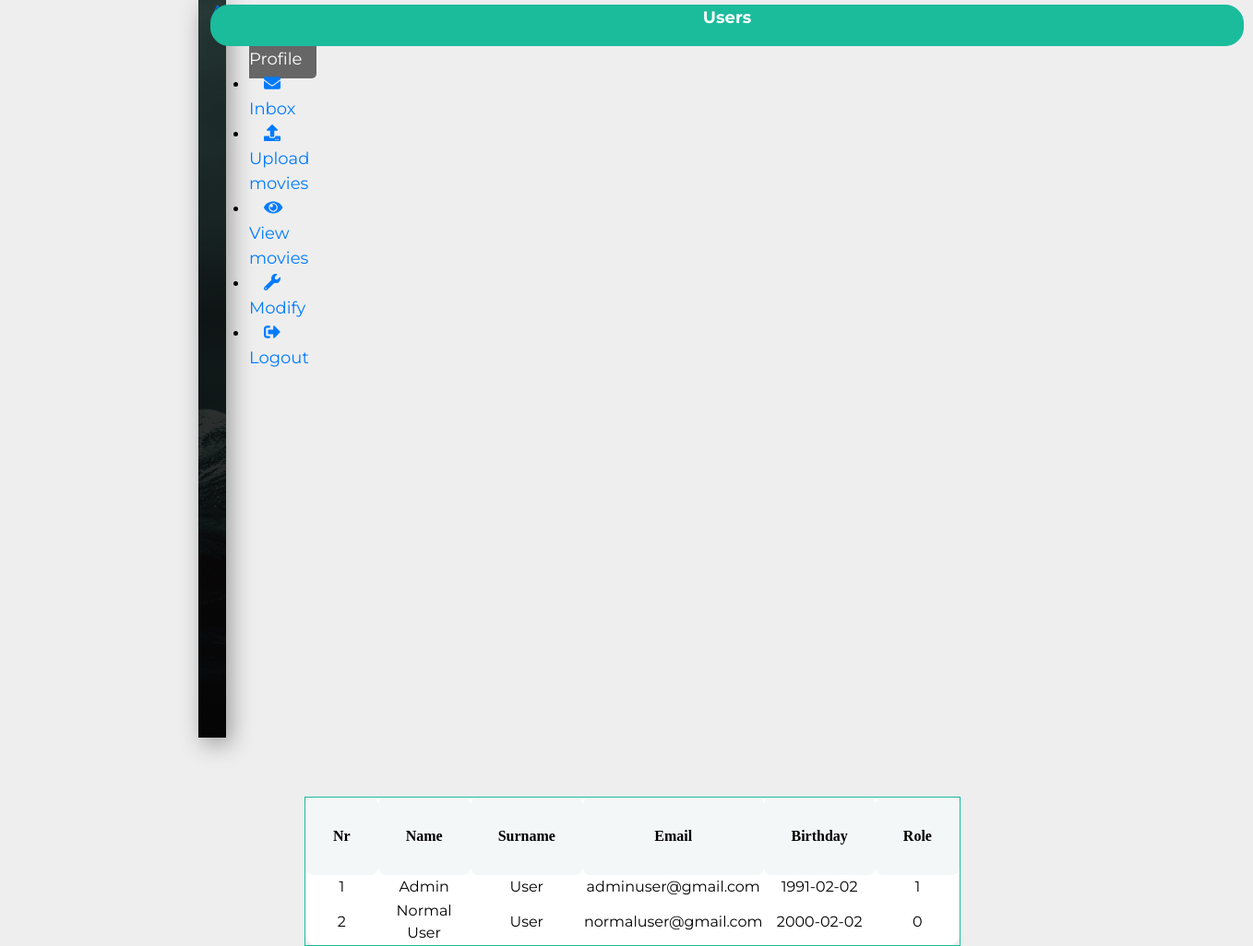
The page /final/admin/user_profile.php (signed in) on the database its author committed.
### tables this page shows
CREATE TABLE `users` (
  `id` int(11) NOT NULL,
  `name` varchar(25) NOT NULL,
  `surname` varchar(25) NOT NULL,
  `email` varchar(50) NOT NULL,
  `password` varchar(100) NOT NULL,
  `token` varchar(30) NOT NULL,
  `tokenExpire` varchar(30) NOT NULL,
  `birthday` date NOT NULL,
  `role` int(11) NOT NULL
);

### final/admin/user_profile.php (the view, shortened to what this page needs)
<?php
include "../php/config.php";
$query = "SELECT * from users";
$query_result = mysqli_query($connect,$query);
$array_user = array();
while($row = mysqli_fetch_array($query_result)){
    $array_user[$row['email']]['name'] = $row['name'];
    $array_user[$row['email']]['id'] = $row['id'];
    $array_user[$row['email']]['surname'] = $row['surname'];
    $array_user[$row['email']]['email'] = $row['email'];
    $array_user[$row['email']]['birthday'] = $row['birthday'];
    $array_user[$row['email']]['role'] = $row['role'];
}
?>
<!DOCTYPE html>
<html lang="en">
  <head>
    <link rel="stylesheet" href="bootstrap.min.css" type="text/css">
    <link rel="stylesheet" href="admin_style.css">
      <link rel="stylesheet" type="text/css" href="inbox.css">
  </head>
<body>
    <nav class="navbar navbar-expand-md">
      <div class="navbar-collapse" id="myNavbar">
        <div class="container-fluid">
            <div class="col-xl-2 sidebar fixed-top" id="myDIV">
              <a href="../php/index.php" class="navbar-brand text-white d-block mx-auto text-center bottom-border">Administrator</a>
              <ul class="navbar-nav flex-column mt-4">
                <li class="nav-item"><a href="user_profile.php" class="nav-link text-white p-3 mb-2 btnnn active"><i class="fas fa-user"></i> Profile</a></li>
                <li class="nav-item"><a href="inbox.php" class="nav-link text-white p-3 mb-2 btnnn"><i class="fas fa-envelope"></i> Inbox</a></li>
                  <li class="nav-item"><a href="upload_movies.php" class="nav-link text-white p-3 mb-2 btnnn"><i class="fa fa-upload"></i> Upload movies</a></li>
                  <li class="nav-item"><a href="view_movies.php" class="nav-link text-white p-3 mb-2 btnnn"><i class="fa fa-eye"></i> View movies</a></li>
                <li class="nav-item"><a href="modify.php" class="nav-link text-white p-3 mb-2 btnnn"><i class="fas fa-wrench"></i> Modify</a></li>
                <li class="nav-item"><a href="/project/final/php/logout.php" class="nav-link text-white p-3 mb-2 btnnn"><i class="fas fa-sign-out-alt"></i> Logout</a></li>
              </ul>
            </div>
            <div class="table1">
            <p style="text-align: center">Users</p>
                </div>
            <br>
<div class="container">
  <table class="table3">
    <thead>
      <tr>
        <th class="form-style-5">Nr</th>
        <th class="form-style-5">Name</th>
        <th class="form-style-5">Surname</th>
        <th class="form-style-5">Email</th>
        <th class="form-style-5">Birthday</th>
        <th class="form-style-5">Role</th>
      </tr>
    </thead>
    <?php
      $nr = 1;
      foreach ($array_user as $value){ ?>
    <tbody>
        <td><?php echo $nr; ?></td>
        <td><?php echo $value['name']; ?></td>
        <td><?php echo $value['surname']; ?></td>
        <td><?php echo $value['email']; ?></td>
        <td><?php echo $value['birthday']; ?></td>
        <td><?php echo $value['role']; ?></td>
    </tbody>
      <?php $nr++;} ?>
  </table>
</div>
          </div>
        </div>
      </nav>
</body>
</html>

### final/admin/admin_style.css (style rules this page uses)
body { background-color: white; background-position: center; background-repeat: no-repeat; background-size: cover; width: 190px; height: 705px; color: black; }
.table1 { border-radius: 20px; margin-left: 200px; position:absolute; width: 1120px; top: 5px; left: 28px; background: #1abc9c; color: white; font-weight: bold; font-size: 18px; border: 1px solid #1abc9c; }
.table3 { border-radius: 15px; margin-left: 100px; position:relative; top: 10px; background: white; border: 1px solid #1abc9c; }
.container { width: 600px; border-radius: 15px; margin: 30px 0; position:absolute; background: white; background-position: center; background-repeat: no-repeat; background-size: cover; }
.container { background-color: transparent; text-align: center; }
.container-fluid { width: 100%; padding-right: -15px; padding-left: 15px; margin-right: -32px; margin-left: 200px; }
body { font-family: 'Montserrat', sans-serif; background-color: #eee; }
.sidebar { height: 100vh; background: linear-gradient(rgba(0, 0, 0, .7), rgba(0, 0, 0, .9)), url(images/img1.jpeg); background-position: center; background-repeat: no-repeat; background-size: cover; box-shadow: 5px 7px 25px #999; }
.bottom-border { border-bottom: 1px groove #eee; }
.form-style-5 { max-width: 800px; padding: 10px 20px; background: #f4f7f8; margin: 20px auto; padding: 30px; background: #f4f7f8; border-radius: 8px; font-family: Georgia, "Times New Roman", Times, serif; }

### final/admin/user_profile.php (style rules this page uses)
.btnnn { border: none; outline: none; padding: 10px 16px; background-color: inherit; cursor: pointer; font-size: 18px; border-radius: 5px; }
.active, .btnnn:hover { background-color: #666; color: white; }

### rows shown on the page
users: name "Admin", surname "User", email "adminuser@gmail.com", birthday "1991-02-02", role "1"
users: name "Normal User", surname "User", email "normaluser@gmail.com", birthday "2000-02-02", role "0"
